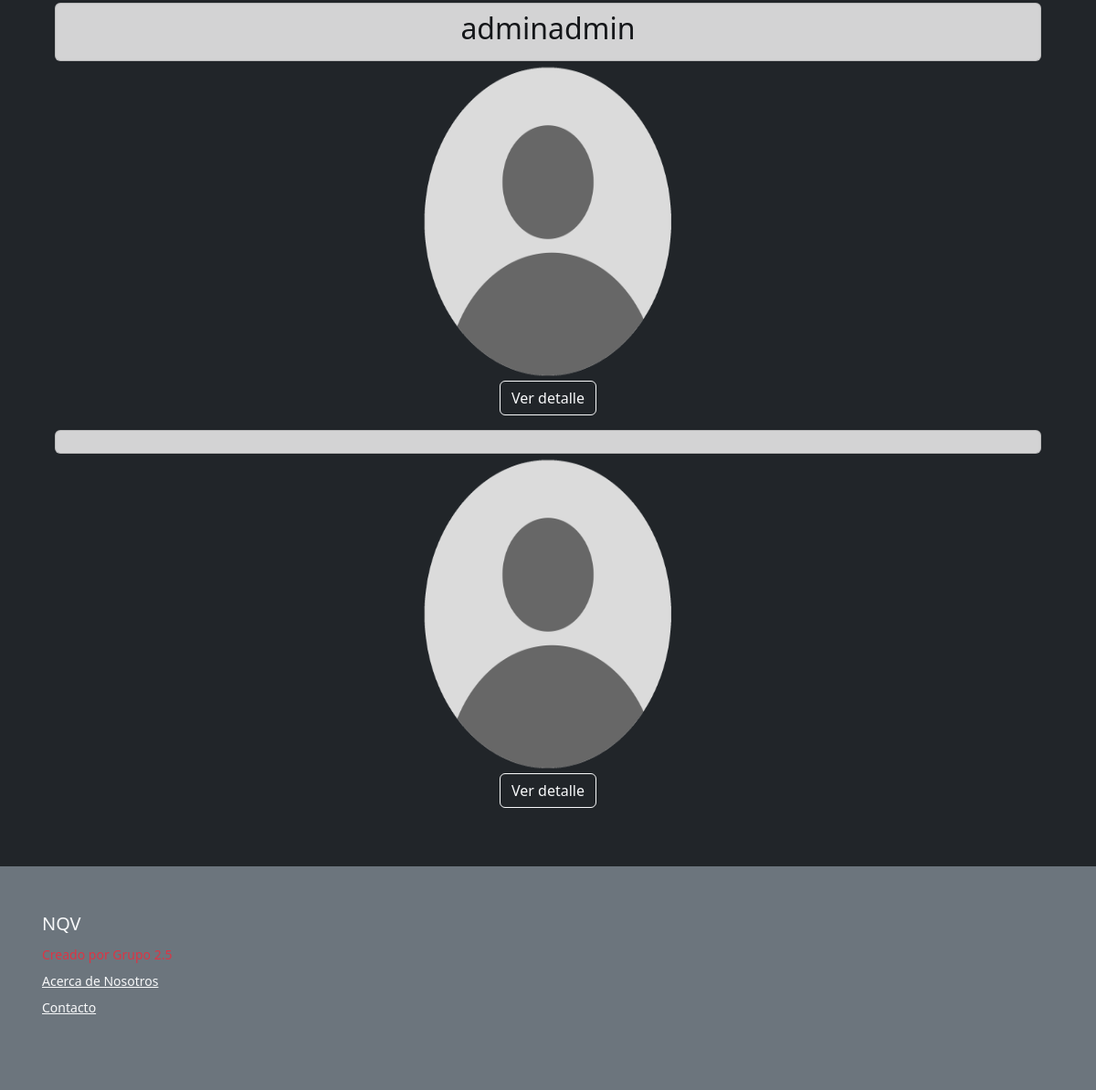
Before: /usuarios/users/ (lower part) with the older database file.
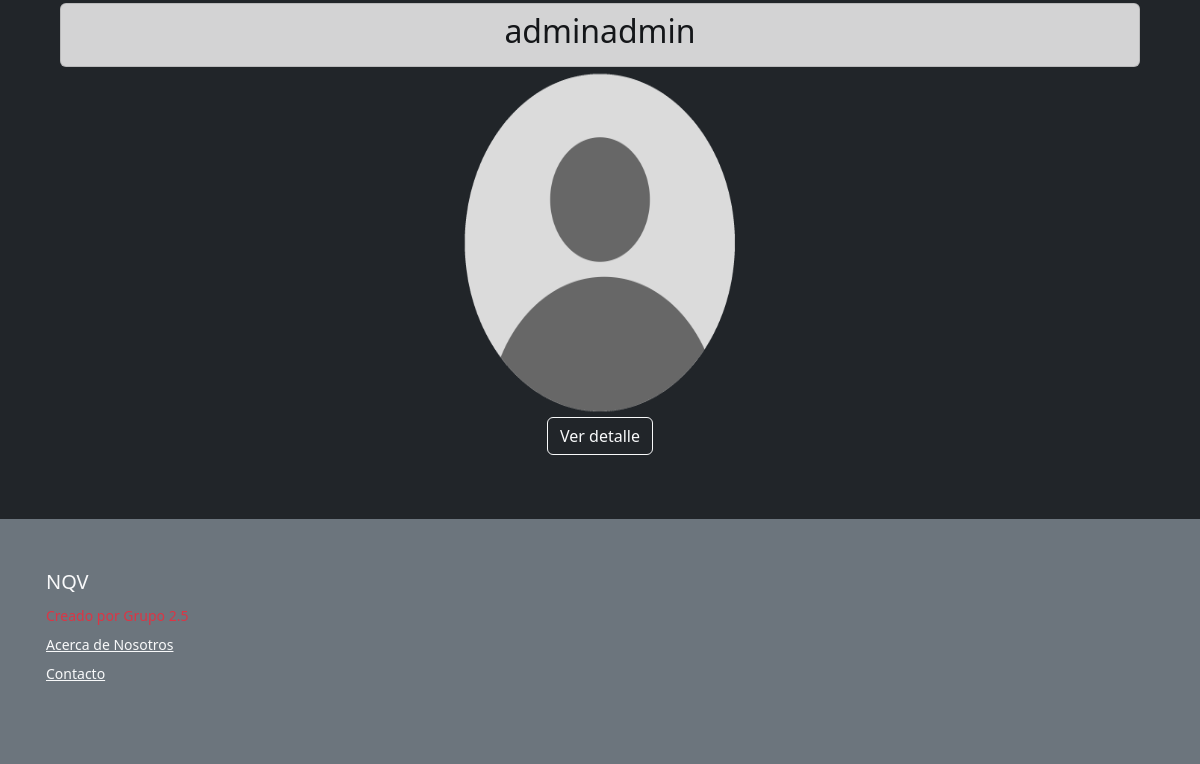
After: the same page with the newer database file.
### usuarios/models.py (models this page shows)
class Perfil_usuario(models.Model):
    usuario = models.OneToOneField(User, on_delete=models.CASCADE, related_name= 'perfil_usuarios')
    nombre =models.CharField(max_length=20)
    apellido =models.CharField(max_length=20)
    telefono= models.CharField(max_length=20, blank=True, null=True)
    email= models.EmailField(blank=True, null=True)
    pais= models.CharField(max_length=30, blank=True, null=True)
    imagen_perfil= models.ImageField(upload_to=user_directory_path, default='imagen_perfil/perfil_sin_foto.png')
    class Meta:
        verbose_name= 'usuario'
        verbose_name_plural= 'usuarios'

### usuarios/views.py (the view)
# urls.py: path('users/', views.Lista_usuarios.as_view(), name='users'),
class Lista_usuarios(ListView):
    model = Perfil_usuario
    template_name = 'auth/users.html'

### templates/auth/users.html (shortened to what this page needs)
{% extends "padre.html" %}
{% load static %}
{% block contenidoQueCambia %}
<section class="bg-dark text-light p-5">
    <div class="container">
            {% for user in object_list %}
            <div class="text-center">
            <ul class="list-group">
                <li class="list-group-item list-group-item-dark"><h2>{{user.usuario}}</h2> </li>
            </div>
                <div class="text-center">
                {% if user.imagen_perfil %}
                    <img src="{{user.imagen_perfil.url}}" class="img" alt="" width="280" height="350">
                {% else %}
                    <i class="bi bi-card-image"></i>
                {% endif %}
                </div>
                <div class="text-center">
                <a href="/usuarios/detail-user/{{user.id}}/" class="btn btn-outline-light">Ver detalle</a>
                </div>
        {% endfor %}
    </div>
</section>
{% endblock %}

Changed rows visible on the page:
removed Perfil_usuario: imagen_perfil (picture)
